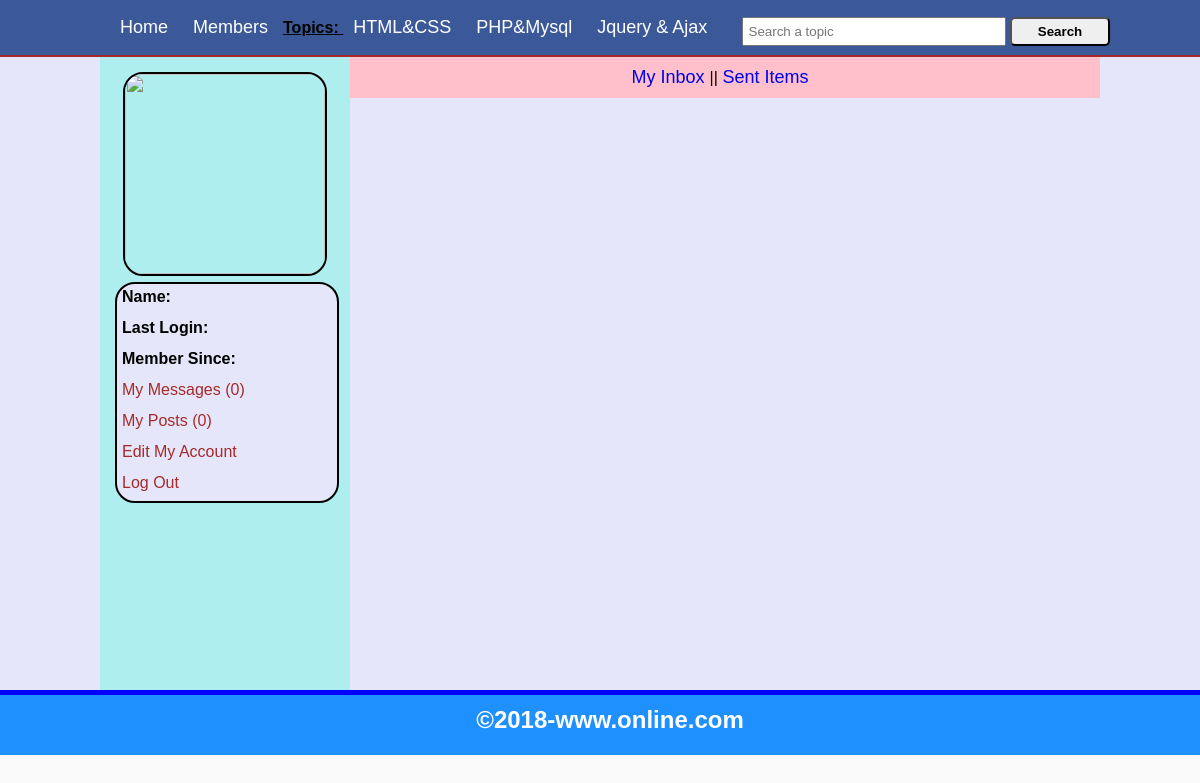
Page /my_messages.php on the committed database.
### tables this page shows
CREATE TABLE `topics` (
  `topic_id` int(11) NOT NULL,
  `topic_title` text NOT NULL
);

### my_messages.php (the view, shortened to what this page needs)
<?php
include("functions/functions.php");
?>
<!DOCTYPE html>
<html>
<head>
	<link rel="stylesheet" href="style/Home_style.css" media="all"/>
</head>
<body>
	<div class="container">
		<div id="head_wrap">
			<div id="header">
				<ul id="menu">
					<li><a href="Home.php">Home </a> </li>
					<li><a href="members.php">Members </a> </li>
					<strong> Topics: </strong>
					<?php
					$get_topics = "SELECT * FROM topics";
					$run_topics = mysqli_query($con,$get_topics);
					while($row = mysqli_fetch_array($run_topics))
					{
						$topic_id = $row['topic_id'];
						$topic_title = $row['topic_title'];
						echo "<li> <a href='topics.php?topic=$topic_id'> $topic_title </a> </li> ";
					}
					?>
				</ul>
				<form method="get" action="result.php" id="form1">
					<input type="text" name="user_query" placeholder="Search a topic">
					<input type="submit" name="search" value="Search">
				</form>
			</div>
		</div>
		<div class="content">
			<div id="user_timeline">
				<div id="user_details">
				<?php
					$user = $_SESSION['user_email'];
					$get_user = "SELECT * FROM users WHERE user_email = '$user'";
					$run_user = mysqli_query($con,$get_user);
					$row = mysqli_fetch_array($run_user);
					$user_id 		= $row['user_id'];
					$user_name 		= $row['user_name'];
					$user_image 	= $row['user_image'];
					$register_date 	= $row['register_date'];
					$last_login 	= $row['last_login'];
					$user_posts = "SELECT * FROM posts WHERE user_id='$user_id' ";
					$run_posts  = mysqli_query($con,$user_posts);
					$posts 		= mysqli_num_rows($run_posts);
					$sel_msg 	= " SELECT * FROM messages WHERE receiver='$user_id' AND status='unread' ORDER BY 1 DESC ";
					$run_msg 	= mysqli_query($con,$sel_msg);
					$count_msg 	= mysqli_num_rows($run_msg);
					echo "
						<center> <img src='user/user_images/$user_image' width='200px' height='200px'/> </center>
						<div id='user_mention'>
						<p> <strong> Name: </strong> $user_name </p>
						<p> <strong> Last Login: </strong> $last_login </p>
						<p> <strong> Member Since: </strong> $register_date </p>
						<p> <a href='my_messages.php?inbox&u_id=$user_id'> My Messages ($count_msg) </a> </p>
						<p> <a href='my_posts.php?u_id=$user_id'> My Posts ($posts) </a> </p>
						<p> <a href='edit_profile.php?u_id=$user_id'> Edit My Account </a> </p>
						<p> <a href='logout.php'> Log Out </a> </p>
						</div>
					";
				?>
				</div>
			</div>
			<div id="messages">
				<p align="center">
					<a href="my_messages.php?inbox">My Inbox </a> ||
					<a href="my_messages.php?sent"> Sent Items </a>
				</p>
			</div>
		</div>
	    <div id="footer">
	    	<h2>&copy;2018-www.online.com</h2>
	    </div>
	</div>
</body>
</html>

### style/Home_style.css (style rules this page uses)
html, body, div, span, applet, object, iframe, h1, h2, h3, h4, h5, h6, p, blockquote, pre, a, abbr, acronym, address, big, cite, code, del, dfn, em, img, ins, kbd, q, s, samp, small, strike, strong, sub, sup, tt, var, b, u, i, center, dl, dt, dd, ol, ul, li, fieldset, form, label, legend, table, caption, tbody, tfoot, thead, tr, th, td, article, aside, canvas, details, embed, figure, figcaption, footer, header, hgroup, menu, nav, output, ruby, section, summary, time, mark, audio, video { margin: 0; padding: 0; border: 0; }
body { margin: 0; padding: 0; font-family: sans-serif; line-height: 1; background-color: #f9f9f9; }
.container { margin: 0 auto; padding: 0; background-color: #E6E6FA; }
#head_wrap { width: 100%; height: 35px; margin: 0 auto; border-bottom: 2px solid brown; padding: 10px; background-color: #3b5998; }
#header { margin: 0 auto; width: 1000px; height: 35px; }
#menu { line-height: 35px; padding: 0; margin: 0; float: left; }
#menu li { display: inline; list-style: none; }
#menu a { margin: 5px; padding: 5px; text-decoration: none; color: white; font-size: 18px; }
#header strong { text-decoration: underline; }
#form1 { float: right; line-height: 35px; padding-top: 3px; }
#form1 input[type="text"] { width: 250px; padding: 5px; }
#form1 input[type="submit"] { width: 100px; border-radius: 5px; padding: 5px; font-weight: bold; }
.container .content { width: 1000px; margin: 0 auto; }
#user_timeline { background: #AFEEEE; width: 250px; float: left; height: 633px; }
#user_details { padding: 10px; margin: 5px; }
#user_details img { border: 2px solid black; border-radius: 20px; }
#user_details p { margin-bottom: 5px; padding: 5px; }
#user_details a { color: brown; text-decoration: none; }
#user_mention { border-radius: 20px; background-color: #E6E6FA; border: 2px solid black; width: 220px; margin: 5px auto; }
#footer { width: 100%; height: 40px; padding: 10px; background-color: #1E90FF; border-top: 5px solid blue; clear: both; }
#footer h2 { text-align: center; padding-top: 3px; color: white; }
#messages { padding: 10px; line-height: 20px; background: pink; margin: 0 auto; }
#messages a { text-decoration: none; font-size: 18px; }

### rows in the picture
topics: topic_title "HTML&CSS"
topics: topic_title "PHP&Mysql"
topics: topic_title "Jquery & Ajax"

### other values in the picture
$count_msg "0"
$posts "0"
